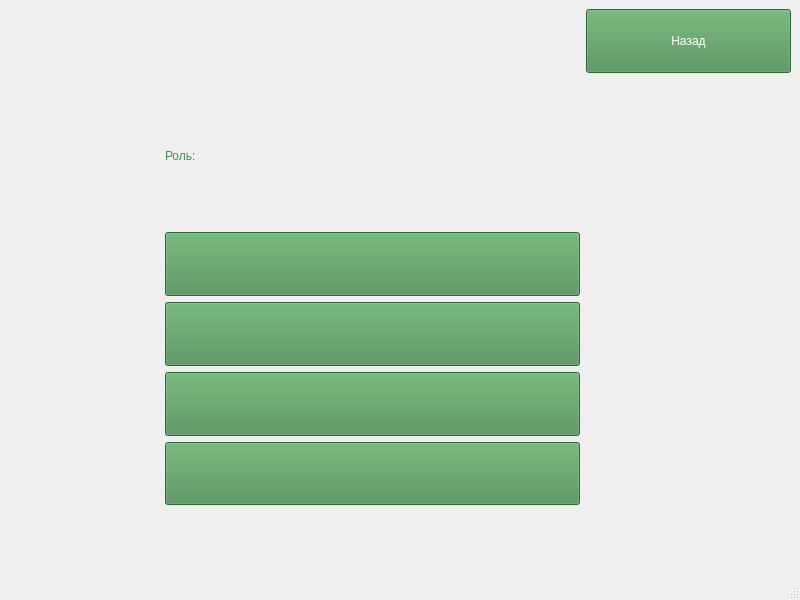
<?xml version="1.0" encoding="UTF-8"?>
<ui version="4.0">
    <class>MainWindow</class>
    <widget class="QMainWindow" name="MainWindow">
        <property name="geometry">
            <rect>
                <x>0</x>
                <y>0</y>
                <width>800</width>
                <height>600</height>
            </rect>
        </property>
        <property name="minimumSize">
            <size>
                <width>800</width>
                <height>600</height>
            </size>
        </property>
        <property name="windowTitle">
            <string>MainWindow</string>
        </property>
        <property name="windowIcon">
            <iconset>
                <normaloff>../img/Логотип.png</normaloff>../img/Логотип.png
            </iconset>
        </property>
        <property name="styleSheet">
            <string notr="true">QWidget {
                font: 700 14pt &quot;Comic Sans MS&quot;;
                color: rgb(73, 140,81);
                }
                QPushButton{
                background-color: rgb(73, 140,81);
                color:#ffffff;
                font: 700 11pt &quot;Comic Sans MS&quot;;
                }
            </string>
        </property>
        <widget class="QWidget" name="centralwidget">
            <layout class="QGridLayout" name="gridLayout">
                <item row="2" column="1">
                    <widget class="QLabel" name="label_4">
                        <property name="maximumSize">
                            <size>
                                <width>16777215</width>
                                <height>50</height>
                            </size>
                        </property>
                        <property name="text">
                            <string>Роль:</string>
                        </property>
                    </widget>
                </item>
                <item row="1" column="3">
                    <widget class="QLabel" name="label_6">
                        <property name="sizePolicy">
                            <sizepolicy hsizetype="Minimum" vsizetype="Expanding">
                                <horstretch>0</horstretch>
                                <verstretch>0</verstretch>
                            </sizepolicy>
                        </property>
                        <property name="text">
                            <string/>
                        </property>
                        <property name="alignment">
                            <set>Qt::AlignCenter</set>
                        </property>
                    </widget>
                </item>
                <item row="6" column="1" colspan="2">
                    <widget class="QPushButton" name="pushButton_2">
                        <property name="sizePolicy">
                            <sizepolicy hsizetype="Minimum" vsizetype="Expanding">
                                <horstretch>0</horstretch>
                                <verstretch>0</verstretch>
                            </sizepolicy>
                        </property>
                        <property name="minimumSize">
                            <size>
                                <width>0</width>
                                <height>42</height>
                            </size>
                        </property>
                        <property name="text">
                            <string/>
                        </property>
                    </widget>
                </item>
                <item row="8" column="1" colspan="2">
                    <widget class="QPushButton" name="pushButton_4">
                        <property name="sizePolicy">
                            <sizepolicy hsizetype="Minimum" vsizetype="Expanding">
                                <horstretch>0</horstretch>
                                <verstretch>0</verstretch>
                            </sizepolicy>
                        </property>
                        <property name="minimumSize">
                            <size>
                                <width>0</width>
                                <height>42</height>
                            </size>
                        </property>
                        <property name="text">
                            <string/>
                        </property>
                    </widget>
                </item>
                <item row="0" column="3">
                    <widget class="QPushButton" name="pushButton_5">
                        <property name="sizePolicy">
                            <sizepolicy hsizetype="Minimum" vsizetype="Expanding">
                                <horstretch>0</horstretch>
                                <verstretch>0</verstretch>
                            </sizepolicy>
                        </property>
                        <property name="text">
                            <string>Назад</string>
                        </property>
                    </widget>
                </item>
                <item row="1" column="1" colspan="2">
                    <widget class="QLabel" name="label_3">
                        <property name="sizePolicy">
                            <sizepolicy hsizetype="Minimum" vsizetype="Expanding">
                                <horstretch>0</horstretch>
                                <verstretch>0</verstretch>
                            </sizepolicy>
                        </property>
                        <property name="maximumSize">
                            <size>
                                <width>16777215</width>
                                <height>50</height>
                            </size>
                        </property>
                        <property name="text">
                            <string/>
                        </property>
                    </widget>
                </item>
                <item row="5" column="1" colspan="2">
                    <widget class="QPushButton" name="pushButton">
                        <property name="sizePolicy">
                            <sizepolicy hsizetype="Minimum" vsizetype="Expanding">
                                <horstretch>0</horstretch>
                                <verstretch>0</verstretch>
                            </sizepolicy>
                        </property>
                        <property name="minimumSize">
                            <size>
                                <width>0</width>
                                <height>42</height>
                            </size>
                        </property>
                        <property name="sizeIncrement">
                            <size>
                                <width>0</width>
                                <height>0</height>
                            </size>
                        </property>
                        <property name="text">
                            <string/>
                        </property>
                    </widget>
                </item>
                <item row="0" column="1" colspan="2">
                    <widget class="QLabel" name="label_2">
                        <property name="sizePolicy">
                            <sizepolicy hsizetype="Minimum" vsizetype="Expanding">
                                <horstretch>0</horstretch>
                                <verstretch>0</verstretch>
                            </sizepolicy>
                        </property>
                        <property name="maximumSize">
                            <size>
                                <width>16777215</width>
                                <height>50</height>
                            </size>
                        </property>
                        <property name="text">
                            <string/>
                        </property>
                    </widget>
                </item>
                <item row="7" column="1" colspan="2">
                    <widget class="QPushButton" name="pushButton_3">
                        <property name="sizePolicy">
                            <sizepolicy hsizetype="Minimum" vsizetype="Expanding">
                                <horstretch>0</horstretch>
                                <verstretch>0</verstretch>
                            </sizepolicy>
                        </property>
                        <property name="minimumSize">
                            <size>
                                <width>0</width>
                                <height>42</height>
                            </size>
                        </property>
                        <property name="text">
                            <string/>
                        </property>
                    </widget>
                </item>
                <item row="2" column="2">
                    <widget class="QLabel" name="label_5">
                        <property name="maximumSize">
                            <size>
                                <width>16777215</width>
                                <height>50</height>
                            </size>
                        </property>
                        <property name="text">
                            <string/>
                        </property>
                    </widget>
                </item>
                <item row="0" column="0" rowspan="3">
                    <widget class="QLabel" name="label">
                        <property name="sizePolicy">
                            <sizepolicy hsizetype="Expanding" vsizetype="Expanding">
                                <horstretch>0</horstretch>
                                <verstretch>0</verstretch>
                            </sizepolicy>
                        </property>
                        <property name="minimumSize">
                            <size>
                                <width>150</width>
                                <height>150</height>
                            </size>
                        </property>
                        <property name="maximumSize">
                            <size>
                                <width>150</width>
                                <height>150</height>
                            </size>
                        </property>
                        <property name="text">
                            <string/>
                        </property>
                        <property name="scaledContents">
                            <bool>true</bool>
                        </property>
                    </widget>
                </item>
                <item row="9" column="1" colspan="2">
                    <spacer name="verticalSpacer_6">
                        <property name="orientation">
                            <enum>Qt::Vertical</enum>
                        </property>
                        <property name="sizeHint" stdset="0">
                            <size>
                                <width>20</width>
                                <height>40</height>
                            </size>
                        </property>
                    </spacer>
                </item>
                <item row="4" column="1" colspan="2">
                    <spacer name="verticalSpacer">
                        <property name="orientation">
                            <enum>Qt::Vertical</enum>
                        </property>
                        <property name="sizeHint" stdset="0">
                            <size>
                                <width>20</width>
                                <height>40</height>
                            </size>
                        </property>
                    </spacer>
                </item>
            </layout>
        </widget>
        <widget class="QStatusBar" name="statusbar"/>
    </widget>
    <resources/>
    <connections/>
</ui>
